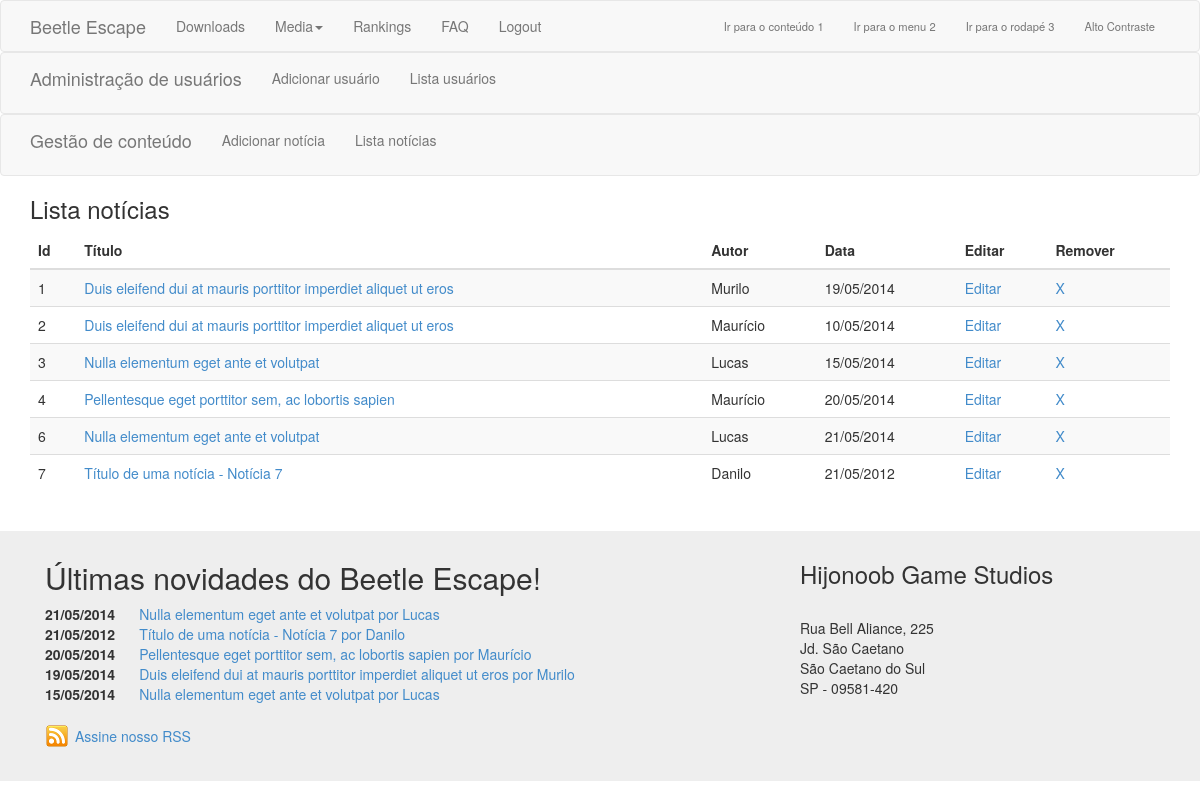
The app's page /listanoticia.php (signed in) with its own data.
### tables this page shows
CREATE TABLE `noticias` (
  `id` int(200) NOT NULL AUTO_INCREMENT,
  `titulo` varchar(200) NOT NULL,
  `descricao` varchar(600) NOT NULL,
  `autor` varchar(100) NOT NULL,
  `data` varchar(100) NOT NULL,
  `texto` varchar(5000) NOT NULL,
  PRIMARY KEY (`id`),
  UNIQUE KEY `id` (`id`)
);

### listanoticia.php (the view, shortened to what this page needs)
<?php
	include 'templates/header.php';
?>
			<h3> Lista notícias </h3>
			<table class="table table-striped" width="647">
				<thead>
					<tr>
						<th>Id</th>
						<th>Título</th>
						<th>Autor</th>
						<th>Data</th>
						<th>Editar</th>
						<th>Remover</th>
					</tr>
				</thead>
				<tbody>
				<?php
					include 'restrito/conexao.php';
						$resultado = $conexao->query("SELECT id, titulo, autor, data FROM noticias ORDER BY id");
					while ($linha = $resultado->fetch_assoc()){
						echo '<tr>';
						echo '<td>' . $linha['id'] . '</td>';
						echo '<td> <a href="noticia.php?id='. $linha['id'].'">' . $linha['titulo'] .'</a> </td>';
						echo '<td>' . $linha['autor'] .'</td>';
						echo '<td>' . $linha['data'] .'</td>';
						echo '<td> <a href="editanoticia.php?id='. $linha['id'].'">Editar</a></td>';
						echo '<td> <a class="removenoticia" href="deletanoticia.php?id='. $linha['id'].'">X</a></td>';
						echo '</tr>';
					}
				?>
				</tbody>
				</table>
		</div>
<?php include 'templates/footer.php' ?>

### templates/footer.php (shortened to what this page needs)
      <div class="jumbotron footer" id="arodape">
          <div class="container">
              <div class="col-md-8" id="mailing-form" >
                <h2>Últimas novidades do Beetle Escape!</h2>
                <div class="listanoticia">
                  <dl class="dl-horizontal">
                    <?php
                      include 'restrito/conexao.php';
                      $resultado = $conexao->query("SELECT titulo, autor, data, id FROM noticias ORDER BY data DESC LIMIT 5");
                      while ($linha = $resultado->fetch_assoc()){
                        echo '<dt>' . $linha['data'] . '</dt>';
                        echo '<dd> <a href="noticia.php?id=' . $linha['id'] . '">' . $linha['titulo'] .' por '. $linha['autor'] .' </a></dd>';
                      }
                    ?>
                  </dl>
                </div>
                <h5><a class="rss_icon" href="rss.php">Assine nosso RSS</a></h5>
              </div>
              <div class="col-md-4">
                  <h3>Hijonoob Game Studios</h3><br>
                  Rua Bell Aliance, 225<br>
                  Jd. São Caetano<br>
                  São Caetano do Sul<br>
                  SP - 09581-420
              </div>
          </div>
      </div>
  </body>
</html>

### css/main.css (style rules this page uses)
#mailing-form { padding-left: 0; }
* { margin: 0; }
html, body { height: 100%; }
.footer, .push { height: 250px; }
.footer { padding-top: 10px; margin-top: 20px; margin-bottom: 0; background-color: #eee; }
.dl-horizontal dt { text-align: left; width: 13%; }
.dl-horizontal dd { margin-left: 0; }
.rss_icon { display: block; background: transparent url("../images/rss_24.png") no-repeat; margin: 0; padding-left: 30px; padding-top: 5px; height: 24px; }

### records on screen
noticias: id "1", titulo "Duis eleifend dui at mauris porttitor imperdiet aliquet ut eros", autor "Murilo", data "19/05/2014"
noticias: id "2", titulo "Duis eleifend dui at mauris porttitor imperdiet aliquet ut eros", autor "Maurício", data "10/05/2014"
noticias: id "3", titulo "Nulla elementum eget ante et volutpat", autor "Lucas", data "15/05/2014"
noticias: id "4", titulo "Pellentesque eget porttitor sem, ac lobortis sapien", autor "Maurício", data "20/05/2014"
noticias: id "6", titulo "Nulla elementum eget ante et volutpat", autor "Lucas", data "21/05/2014"
noticias: id "7", titulo "Título de uma notícia - Notícia 7", autor "Danilo", data "21/05/2012"
